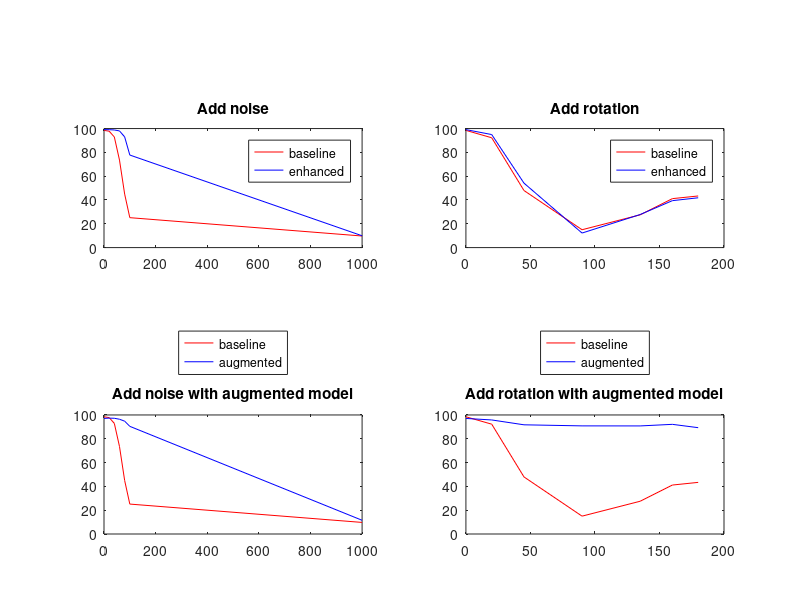

Write MATLAB code to recreate this figure.
%% plot your curves here
% 
% curve 1: accuracy with different noise levels (sigma = 0, 20, 40, 60, 80, 100, 1000)
%
% curve 2: accuracy with different rotation degrees (0, 20, 45, 90, 135, 160, 180)
%
% curve 3: accuracy with differenct sigma for data augmentation model
%
% curve 4: accuracy with differenct degree for data augmentation model
% please analyze results in your report   
%
% 
accuracy_baseline_curve1=[98.47,97.78,92.94,73.52,44.96,25.14,9.73];
% data augmentation model add noise
accuracy_baseline_curve3=[97.08,97.34,97.22,96.41,94.79,90.44,11.53];
% data augmentation model add rotation
accuracy_baseline_curve4=[97.08,95.81,91.73,90.83,90.79,92.12,89.32];
accuracy_enhanced_curve1=[99.11,99.06,98.81,98.01,93.00,77.75,9.93];
accuracy_baseline_curve2=[98.47,92.26,47.94,15.00,27.51,41.13,43.37];
accuracy_enhanced_curve2=[99.11,94.95,54.15,12.22,27.77,39.43,41.85];
sigma=[0,20,40,60,80,100,1000];
degrees=[0,20,45,90,135,160,180];
subplot(2,2,1);
plot(sigma,accuracy_baseline_curve1,'r');
title('Add noise');
hold on;
plot(sigma,accuracy_enhanced_curve1,'b');
%title('Add noise');
legend('baseline','enhanced');
hold off;
subplot(2,2,2);
plot(degrees,accuracy_baseline_curve2,'r');
title('Add rotation');
hold on;
plot(degrees,accuracy_enhanced_curve2,'b');
legend('baseline','enhanced');
hold off;
subplot(2,2,3);
plot(sigma,accuracy_baseline_curve1,'r');
title('Add noise with augmented model');
hold on;
plot(sigma,accuracy_baseline_curve3,'b');
legend('baseline','augmented','Location','NorthOutside');
hold off;
subplot(2,2,4);
plot(degrees,accuracy_baseline_curve2,'r');
title('Add rotation with augmented model');
hold on;
plot(degrees,accuracy_baseline_curve4,'b');
legend('baseline','augmented','Location','NorthOutside');
hold off;
